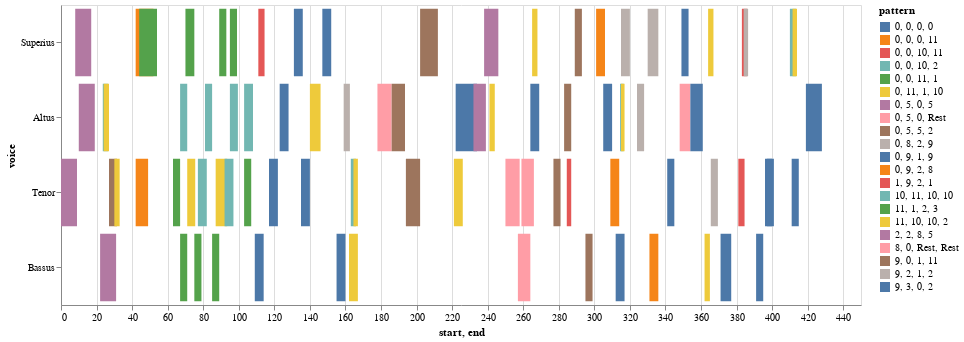

Notebook code cell kept with this figure:
### Markdown cell above
## an initial view of the Model, with all entries

### Code cell
# select the model from the list
model = piece_list[0]

model = importScore(model)

# find entries for model
nr = model.notes(combineUnisons=combineUnisons)
mel = model.melodic(df=nr, kind=kind, compound=False, unit=0, end=False)
mod_mel_ngrams = model.ngrams(df=mel, n=n)
mod_entry_ngrams = model.entries(df=mel, n=n, thematic=True, anywhere=True)
mod_mel_ngrams_duration = model.durations(df=mel, n=n, mask_df=mod_entry_ngrams)
mod_entries_stack = list(mod_entry_ngrams.stack().unique())

print(model.metadata)

display(viz.plot_ngrams_heatmap(mod_entry_ngrams, mod_mel_ngrams_duration, 
                        selected_patterns=mod_entries_stack,
                        voices=[]))

### Figure 1 — Vega-Lite specification as saved in the notebook (floating-point values rounded to 4 significant figures)
{"config": {"view": {"continuousWidth": 400, "continuousHeight": 300}}, "data": {"name": "data-0cef80bf4d055776bdb25f377eb622ee"}, "mark": "bar", "encoding": {"color": {"field": "pattern", "type": "nominal"}, "opacity": {"condition": {"value": 1, "selection": "selector001"}, "value": 0.2}, "tooltip": [{"field": "start", "type": "quantitative"}, {"field": "end", "type": "quantitative"}, {"field": "pattern", "type": "nominal"}], "x": {"field": "start", "type": "quantitative"}, "x2": {"field": "end"}, "y": {"field": "voice", "sort": null, "type": "nominal"}}, "height": 300, "selection": {"selector001": {"type": "multi", "fields": ["pattern"]}}, "width": 800, "$schema": "https://vega.github.io/schema/vega-lite/v4.17.0.json", "datasets": {"data-0cef80bf4d055776bdb25f377eb622ee": [{"start": 8.0, "voice": "Superius", "pattern": "2, 2, 8, 5", "end": 17.0}, {"start": 42.0, "voice": "Superius", "pattern": "0, 0, 0, 11", "end": 52.0}, {"start": 44.0, "voice": "Superius", "pattern": "0, 0, 11, 1", "end": 54.0}, {"start": 70.0, "voice": "Superius", "pattern": "0, 0, 11, 1", "end": 75.0}, {"start": 89.0, "voice": "Superius", "pattern": "0, 0, 11, 1", "end": 93.0}, {"start": 95.0, "voice": "Superius", "pattern": "11, 1, 2, 3", "end": 99.0}, {"start": 111.0, "voice": "Superius", "pattern": "0, 0, 10, 11", "end": 114.5}, {"start": 131.0, "voice": "Superius", "pattern": "9, 3, 0, 2", "end": 136.0}, {"start": 147.0, "voice": "Superius", "pattern": "9, 3, 0, 2", "end": 152.0}, {"start": 202.0, "voice": "Superius", "pattern": "9, 0, 1, 11", "end": 212.0}, {"start": 238.0, "voice": "Superius", "pattern": "0, 5, 0, 5", "end": 246.0}, {"start": 265.0, "voice": "Superius", "pattern": "11, 10, 10, 2", "end": 268.0}, {"start": 289.0, "voice": "Superius", "pattern": "0, 5, 5, 2", "end": 293.0}, {"start": 301.0, "voice": "Superius", "pattern": "0, 9, 2, 8", "end": 306.0}, {"start": 315.0, "voice": "Superius", "pattern": "0, 8, 2, 9", "end": 320.0}, {"start": 330.0, "voice": "Superius", "pattern": "0, 8, 2, 9", "end": 336.0}, {"start": 349.0, "voice": "Superius", "pattern": "0, 0, 0, 0", "end": 353.0}, {"start": 364.0, "voice": "Superius", "pattern": "11, 10, 10, 2", "end": 367.0}, {"start": 383.0, "voice": "Superius", "pattern": "1, 9, 2, 1", "end": 386.0}, {"start": 384.0, "voice": "Superius", "pattern": "9, 2, 1, 2", "end": 386.5}, {"start": 410.0, "voice": "Superius", "pattern": "10, 11, 10, 10", "end": 413.5}, {"start": 411.5, "voice": "Superius", "pattern": "11, 10, 10, 2", "end": 414.0}, {"start": 10.0, "voice": "Altus", "pattern": "2, 2, 8, 5", "end": 19.0}, {"start": 23.5, "voice": "Altus", "pattern": "10, 11, 10, 10", "end": 26.5}, {"start": 24.0, "voice": "Altus", "pattern": "11, 10, 10, 2", "end": 27.0}, {"start": 67.0, "voice": "Altus", "pattern": "0, 0, 10, 2", "end": 71.0}, {"start": 81.0, "voice": "Altus", "pattern": "0, 0, 10, 2", "end": 85.0}, {"start": 95.0, "voice": "Altus", "pattern": "0, 0, 10, 2", "end": 99.5}, {"start": 103.0, "voice": "Altus", "pattern": "10, 11, 10, 10", "end": 108.0}, {"start": 123.0, "voice": "Altus", "pattern": "9, 3, 0, 2", "end": 128.0}, {"start": 140.0, "voice": "Altus", "pattern": "11, 10, 10, 2", "end": 146.0}, {"start": 159.0, "voice": "Altus", "pattern": "9, 2, 1, 2", "end": 162.5}, {"start": 178.0, "voice": "Altus", "pattern": "8, 0, Rest, Rest", "end": 186.0}, {"start": 186.0, "voice": "Altus", "pattern": "9, 0, 1, 11", "end": 193.5}, {"start": 222.0, "voice": "Altus", "pattern": "0, 0, 0, 0", "end": 234.0}, {"start": 232.0, "voice": "Altus", "pattern": "0, 5, 0, 5", "end": 239.0}, {"start": 241.0, "voice": "Altus", "pattern": "11, 10, 10, 2", "end": 244.0}, {"start": 264.0, "voice": "Altus", "pattern": "9, 3, 0, 2", "end": 269.0}, {"start": 283.0, "voice": "Altus", "pattern": "0, 5, 5, 2", "end": 287.0}, {"start": 305.0, "voice": "Altus", "pattern": "0, 9, 1, 9", "end": 310.0}, {"start": 314.5, "voice": "Altus", "pattern": "10, 11, 10, 10", "end": 316.5}, {"start": 315.0, "voice": "Altus", "pattern": "11, 10, 10, 2", "end": 317.0}, {"start": 324.0, "voice": "Altus", "pattern": "9, 2, 1, 2", "end": 328.0}, {"start": 348.0, "voice": "Altus", "pattern": "8, 0, Rest, Rest", "end": 354.0}, {"start": 354.0, "voice": "Altus", "pattern": "0, 0, 0, 0", "end": 361.0}, {"start": 419.0, "voice": "Altus", "pattern": "0, 0, 0, 0", "end": 428.0}, {"start": 0.0, "voice": "Tenor", "pattern": "2, 2, 8, 5", "end": 9.0}, {"start": 27.0, "voice": "Tenor", "pattern": "9, 0, 1, 11", "end": 31.5}, {"start": 30.0, "voice": "Tenor", "pattern": "11, 10, 10, 2", "end": 33.0}, {"start": 42.0, "voice": "Tenor", "pattern": "0, 0, 0, 11", "end": 49.0}, {"start": 63.0, "voice": "Tenor", "pattern": "0, 0, 11, 1", "end": 67.0}, {"start": 71.0, "voice": "Tenor", "pattern": "11, 10, 10, 2", "end": 75.5}, {"start": 77.0, "voice": "Tenor", "pattern": "10, 11, 10, 10", "end": 82.0}, {"start": 87.0, "voice": "Tenor", "pattern": "0, 11, 1, 10", "end": 93.5}, {"start": 92.0, "voice": "Tenor", "pattern": "10, 11, 10, 10", "end": 97.0}, {"start": 103.0, "voice": "Tenor", "pattern": "11, 1, 2, 3", "end": 107.0}, {"start": 117.0, "voice": "Tenor", "pattern": "9, 3, 0, 2", "end": 122.0}, {"start": 135.0, "voice": "Tenor", "pattern": "9, 3, 0, 2", "end": 140.0}, {"start": 163.0, "voice": "Tenor", "pattern": "10, 11, 10, 10", "end": 166.0}, {"start": 164.5, "voice": "Tenor", "pattern": "11, 10, 10, 2", "end": 167.0}, {"start": 194.0, "voice": "Tenor", "pattern": "9, 0, 1, 11", "end": 202.0}, {"start": 221.0, "voice": "Tenor", "pattern": "11, 10, 10, 2", "end": 226.0}, {"start": 250.0, "voice": "Tenor", "pattern": "0, 5, 0, Rest", "end": 258.0}, {"start": 259.0, "voice": "Tenor", "pattern": "0, 5, 0, Rest", "end": 266.0}, {"start": 277.0, "voice": "Tenor", "pattern": "0, 5, 5, 2", "end": 281.0}, {"start": 284.5, "voice": "Tenor", "pattern": "1, 9, 2, 1", "end": 287.0}, {"start": 309.0, "voice": "Tenor", "pattern": "0, 9, 2, 8", "end": 314.0}, {"start": 341.0, "voice": "Tenor", "pattern": "0, 0, 0, 0", "end": 345.0}, {"start": 365.5, "voice": "Tenor", "pattern": "9, 2, 1, 2", "end": 369.5}, {"start": 381.0, "voice": "Tenor", "pattern": "0, 0, 10, 11", "end": 384.5}, {"start": 396.0, "voice": "Tenor", "pattern": "0, 0, 0, 0", "end": 400.0}, {"start": 397.0, "voice": "Tenor", "pattern": "0, 0, 0, 0", "end": 401.0}, {"start": 411.0, "voice": "Tenor", "pattern": "0, 0, 0, 0", "end": 415.0}, {"start": 22.0, "voice": "Bassus", "pattern": "2, 2, 8, 5", "end": 31.0}, {"start": 67.0, "voice": "Bassus", "pattern": "0, 0, 11, 1", "end": 71.0}, {"start": 75.0, "voice": "Bassus", "pattern": "0, 0, 11, 1", "end": 79.0}, {"start": 85.0, "voice": "Bassus", "pattern": "0, 0, 11, 1", "end": 89.0}, {"start": 109.0, "voice": "Bassus", "pattern": "9, 3, 0, 2", "end": 114.0}, {"start": 155.0, "voice": "Bassus", "pattern": "9, 3, 0, 2", "end": 160.0}, {"start": 162.0, "voice": "Bassus", "pattern": "0, 11, 1, 10", "end": 167.0}, {"start": 257.0, "voice": "Bassus", "pattern": "0, 5, 0, Rest", "end": 264.0}, {"start": 295.0, "voice": "Bassus", "pattern": "0, 5, 5, 2", "end": 299.0}, {"start": 312.0, "voice": "Bassus", "pattern": "0, 9, 1, 9", "end": 317.0}, {"start": 331.0, "voice": "Bassus", "pattern": "0, 9, 2, 8", "end": 336.0}, {"start": 362.0, "voice": "Bassus", "pattern": "11, 10, 10, 2", "end": 365.0}, {"start": 371.0, "voice": "Bassus", "pattern": "0, 0, 0, 0", "end": 377.0}, {"start": 391.0, "voice": "Bassus", "pattern": "0, 0, 0, 0", "end": 395.0}]}}
